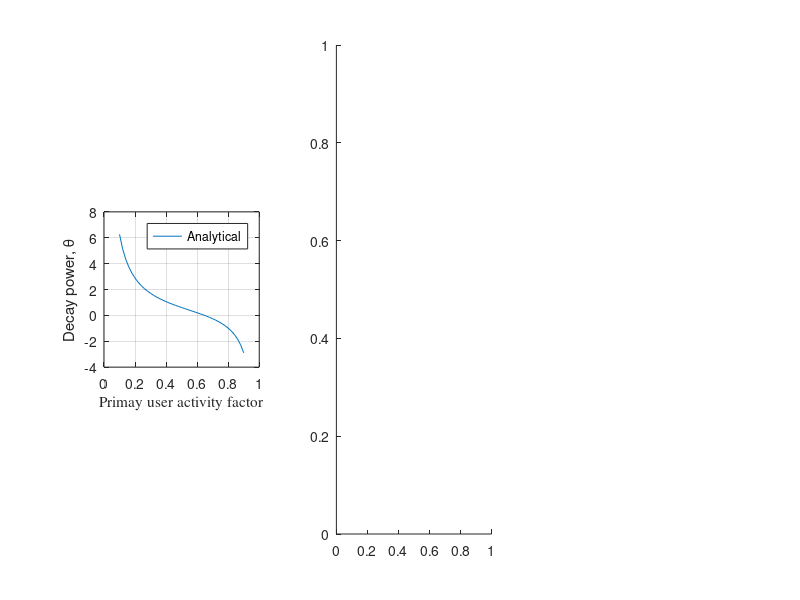

This chart was generated by the following MATLAB code: (Note: this script raises an error after producing the figure.)
clc
clear

%One SU and One PUs
%Finding Eigenvector and Eigenvalues 



%this works!
%Individiual Buffer

x=0.1:.5:10;
Np=1; % # Producer (SUs)
Nc=1; % # Consumer (PUs)



%mu:      stands for producing/consuming
%lambda:  stands for NOT producing/consuming

% Average ON time= 1/mu
%Average OFF time= 1/lambda
%Consumer (PU)
%Ppon=0.1; % The probability that PU is On

muC=@(Ppon)0.2./(1-Ppon);%[.59191 .79191 ];   % PU OFF period Parameter (Consuming)
lambdaC=@(Ppon)0.3./Ppon;       % PU ON period parameter  (NOT Consuming) 

%Producer (SU)

Pson=0.99999;
muP=1/Pson;       % SU ON period parameter  (Producing)
lambdaP=1/(1-Pson);   % SU OFF period Parameter (NOT Producing)


c_c =1.; % Each Consumer(primary)'s Channel capacity
c_p =.45;     % C0 is all the time available

epsi=0.001; % \epsilon-Outage probability

Ppon_min=0.1;
Ppon_stp=0.02;
Ppon_max=0.9;

%[a f1 f2 F1 F2 M1 M2 S1 S2 P0 F0 rho z V c z0 V0 c0 F1temp]    =Coef(Np, muP,lambdaP, Nc, muC, lambdaC , c_p, c_c);

%disp(['rho = ', num2str(rho)]);


theta=@(Ppon)lambdaC(Ppon)/c_p-muC(Ppon)/(c_c-c_p);
alpha=@(Ppon)muC(Ppon)/(muC(Ppon)+lambdaC(Ppon))*c_c/(c_c-c_p);

subplot(131),plot(Ppon_min:Ppon_stp:Ppon_max, theta(Ppon_min:Ppon_stp:Ppon_max))
ylabel(['Decay power, \theta'])
xlabel(['\fontname{times}Primay user activity factor'])
legend(['Analytical'])
grid on
hold off
axis square


subplot(132)
A=[];
q=20;
for Ppon=Ppon_min:Ppon_stp:Ppon_max
    
    a=EB1_1(epsi, q, muC(Ppon), lambdaC(Ppon) ,  c_c);

    A=[A a'];

end

plot(Ppon_min:Ppon_stp:Ppon_max,A);
ylabel(['Effective Bandwidth'])
xlabel(['\fontname{times}Primay user activity factor'])
legend(['Analytical'], ['Upper Case'])
grid on
hold off
axis square

subplot(133),plot(theta(Ppon_min:Ppon_stp:Ppon_max),A)
xlabel(['Decay power, \theta'])
ylabel(['\fontname{times}Effective Bandwidth'])
legend(['Analytical'], ['Upper Case'])
grid on
hold off
axis square
